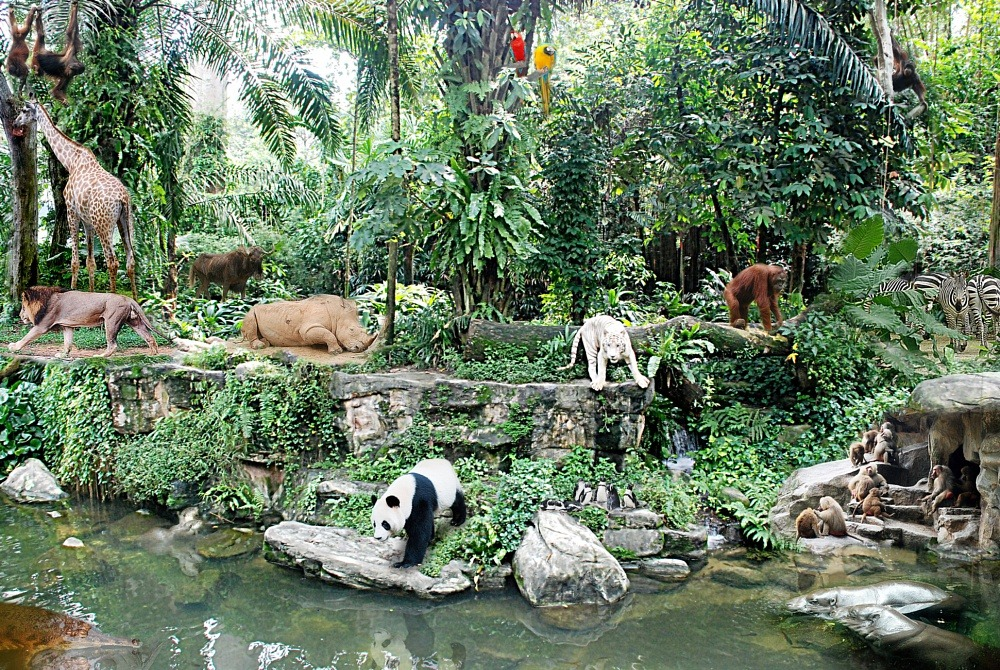
#> input picture nivancy/wild.jpg, 1000 x 670 px
$ python 'wildlife monitoring and conservation.py'
#> lines starting #> are read from the running program, lines starting #| are printed output that depends on the picture; after the words box and inside, x2 and y2 are one past the last pixel; in counts of white or black regions, pixels touching at a corner belong together
import cv2

# Load the image
image = cv2.imread("wild.jpg")  # Ensure the correct file exists
#> image is the input picture: shape (670, 1000, 3); mean B, G, R 99.5, 123.7, 105.8

# Check if image loaded
if image is None:
    print("Error: Image not found.")
else:
    # Convert to grayscale
    gray = cv2.cvtColor(image, cv2.COLOR_BGR2GRAY)
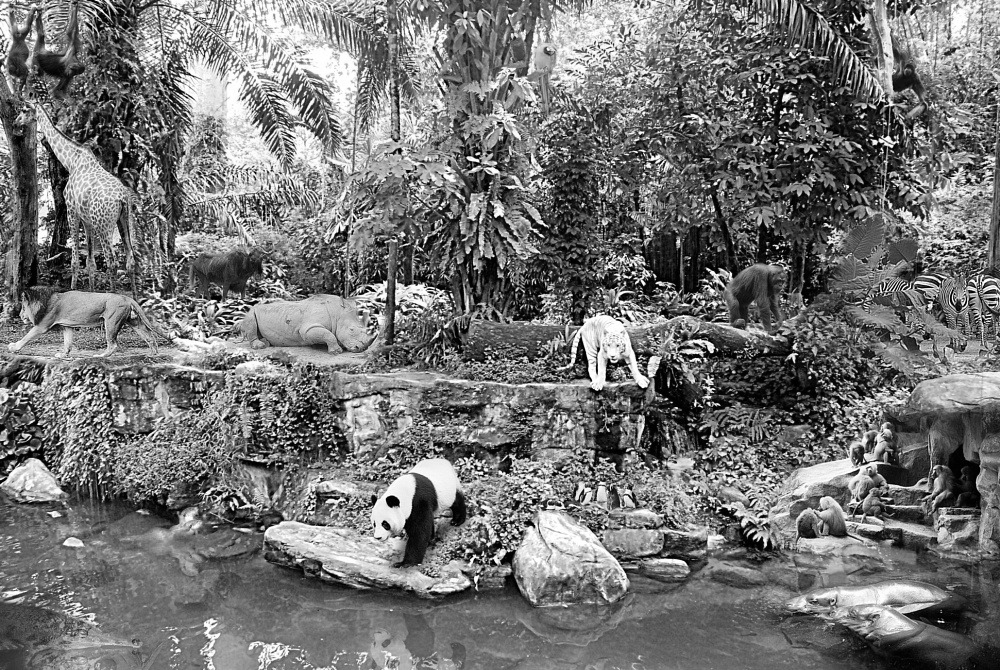
#> gray: shape (670, 1000); min 0, max 255, mean 115.6

    # Apply Gaussian Blur to remove noise
    blurred = cv2.GaussianBlur(gray, (5, 5), 0)

    # Edge detection using Canny
    edges = cv2.Canny(blurred, 50, 150)
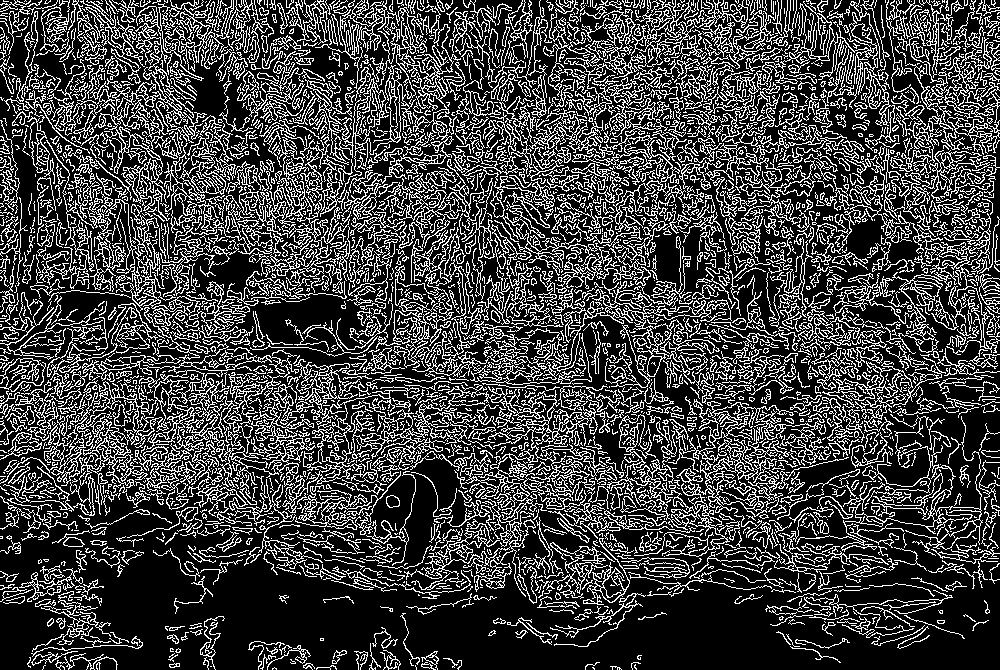
#> edges: shape (670, 1000); 25.7% white in thin lines or dots

    # Find contours
    contours, _ = cv2.findContours(edges, cv2.RETR_EXTERNAL, cv2.CHAIN_APPROX_SIMPLE)
#> contours = 2807 contours, 2354 with area under 20; largest, box (x1, y1, x2, y2) and area: (44, 199, 299, 505) 11092, (282, 384, 621, 597) 8016, (607, 399, 794, 557) 5963, (393, 227, 592, 385) 5550, (811, 148, 1000, 355) 3236

    # Filter contours based on size to detect animals only
    for contour in contours:
        area = cv2.contourArea(contour)
        if 1000 < area < 50000:  # Adjust area range for animals
            x, y, w, h = cv2.boundingRect(contour)
            cv2.rectangle(image, (x, y), (x + w, y + h), (0, 255, 0), 2)
            cv2.putText(image, "Animal Detected", (x, y - 10), cv2.FONT_HERSHEY_SIMPLEX, 0.5, (0, 255, 0), 2)
#> this loop made 2807 passes
#> (area, x, y, w, h) on passes 876, 892, 957, 1380, 1425, 1619, 1781, 1835, 2004, 2011, 2103, 2148: (1340.5, 208, 402, 108, 86), (5963, 607, 399, 187, 158), (8016.5, 282, 384, 339, 213), (1645.5, 515, 281, 217, 107), (1314, 800, 272, 143, 99), (5550.5, 393, 227, 199, 158), (11092.5, 44, 199, 255, 306), (1821, 490, 190, 161, 99), (1421.5, 228, 150, 122, 137), (3236, 811, 148, 189, 207), (1015.5, 320, 133, 132, 87), (1214, 160, 126, 76, 107)
#> area on passes 10, 13, 25, 26, 28, 29: 29.5, 34.5, 92.5, 96.5, 146, 38
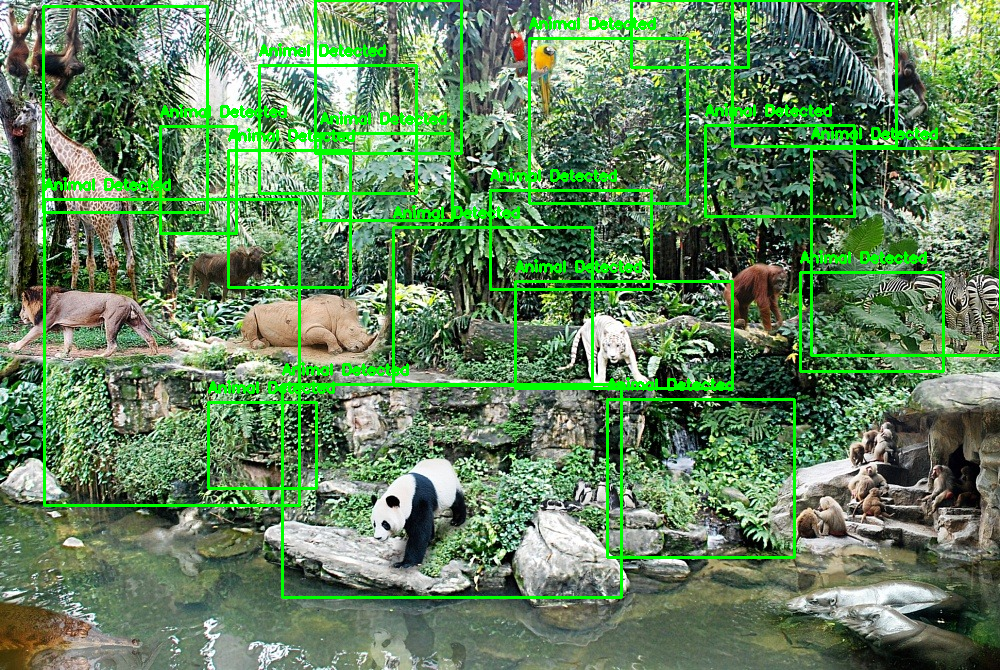
#> image: shape (670, 1000, 3); 6.83% of pixels changed, all inside (x1, y1, x2, y2) = (42, 0, 1000, 599)

    # Show output
    cv2.imshow("Animal Detection", image)
    cv2.waitKey(0)
    cv2.destroyAllWindows()
